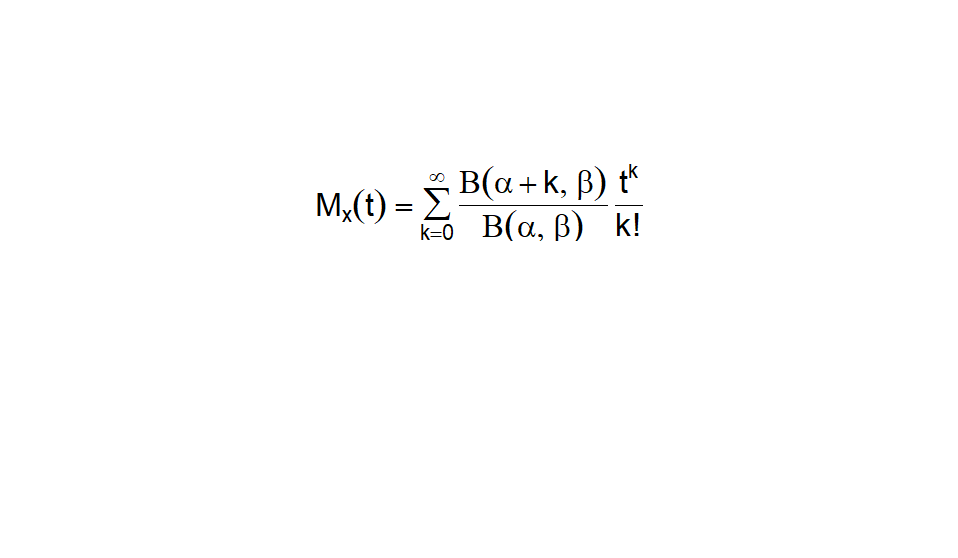

Here is the R script that generated this plot:
funciongeneradora <- expression(paste(M[x](t) == sum(frac(Beta(alpha + k, beta), Beta(alpha, beta)) ~ frac(t^{k}, "k!"), k==0, infinity)))
par(mfrow = c(3,1), mar=c(0, 0, 0, 0), oma = c(13, 13, 13, 13))
plot(0, 0, type = "n", xlim = c(-0.25, 0.25), ylim = c(-0.25, 0.25), xaxt = "n", yaxt = "n", ann = FALSE, frame.plot = FALSE)
text(0, 0, labels = funciongeneradora, cex = 3)
